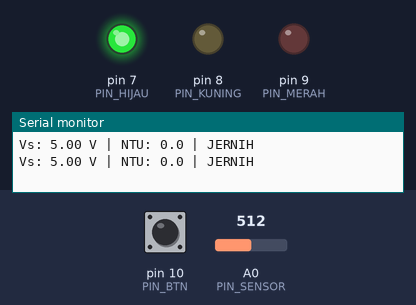
A sketch run on a simulated Arduino Uno, built with avr-gcc and run on an emulated ATmega328P. Shown: output pins drawn as LEDs (lit = HIGH), the last lines printed to the serial monitor. Dashed ring = blinking. The inputs (shaded band) are chosen by the test bench; at power-on: pin 10 (PIN_BTN) HIGH, A0 (PIN_SENSOR) = 512.

Above: at 1.2 s.
1.3 s: pin 10 (PIN_BTN) pulled LOW for 0.15 s
At 1.56 s:
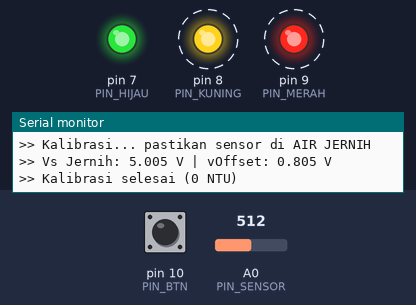
4.6 s: A0 (PIN_SENSOR) set to 306
At 5.6 s:
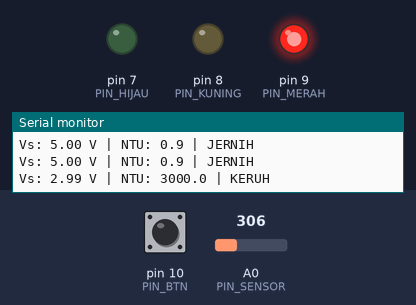
6.6 s: A0 (PIN_SENSOR) set to 511
At 8.1 s:
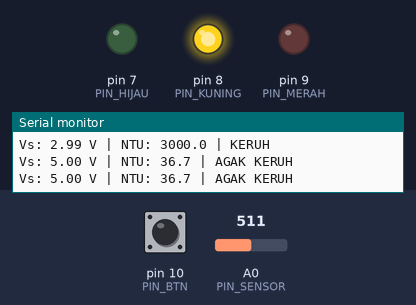
8.6 s: A0 (PIN_SENSOR) set to 716
At 9.5 s:
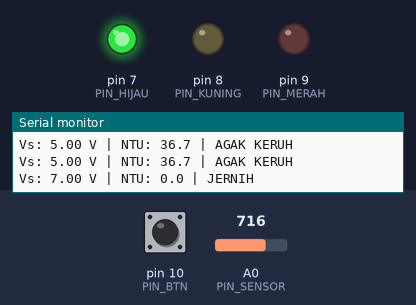
10.5 s: A0 (PIN_SENSOR) set to 122
At 12.1 s:
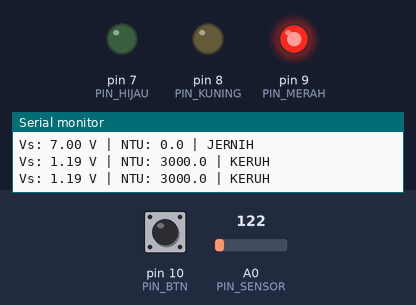
Timing chart, 0 to 13.5 s (numbered marks = the images above; inputs shaded):
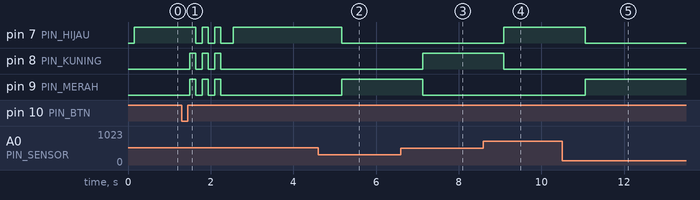

Measured:
- after the input at 1.3 s, pin 7 (PIN_HIJAU): goes LOW 0.15 s, HIGH 0.15 s, LOW 0.15 s, HIGH 0.15 s, LOW 0.30 s, then HIGH, starting after 0.34 s; pin 8 (PIN_KUNING), pin 9 (PIN_MERAH): alternates HIGH for 0.15 s and LOW for 0.15 s, 6 changes in all, then stays LOW, starting after 0.19 s
- after the input at 4.6 s, pin 7 (PIN_HIJAU): HIGH → LOW after 0.57 s; pin 9 (PIN_MERAH): LOW → HIGH after 0.57 s
- after the input at 6.6 s, pin 8 (PIN_KUNING): LOW → HIGH after 0.53 s; pin 9 (PIN_MERAH): HIGH → LOW after 0.53 s
- after the input at 8.6 s, pin 7 (PIN_HIJAU): LOW → HIGH after 0.49 s; pin 8 (PIN_KUNING): HIGH → LOW after 0.49 s
- after the input at 10.5 s, pin 7 (PIN_HIJAU): HIGH → LOW after 0.56 s; pin 9 (PIN_MERAH): LOW → HIGH after 0.56 s

The sketch:

turbidity.ino
```cpp
const int PIN_SENSOR = A0;   // Pin Analog sensor turbidity
const int PIN_BTN    = 10;   // Pin Tombol untuk Kalibrasi
const int PIN_HIJAU  = 7;    // Pin LED Hijau
const int PIN_KUNING = 8;    // Pin LED Kuning
const int PIN_MERAH  = 9;    // Pin LED Merah

const float V_REF         = 5.0;   // Tegangan referensi Arduino (5V)
const float DIVIDER_RATIO = 2.0;   // R1 = R2 = 10k (Pembagi tegangan)
const float V_JERNIH_REF  = 4.2;   // Tegangan acuan 0 NTU di 5V

// Batas status disesuaikan dengan Slide 2 PPT
const float BATAS_JERNIH = 5.0;    // NTU < 5    -> JERNIH
const float BATAS_AGAK   = 50.0;   // NTU 5 - 50 -> AGAK KERUH, selebihnya KERUH

float vOffset = 0.0;               // Sesuai PPT: vOffset

float bacaTegangan() {
  long total = 0;
  for (int i = 0; i < 30; i++) {
    total += analogRead(PIN_SENSOR);
    delay(5);
  }
  float rataAdc = total / 30.0;

  // Konversi ADC (0-1023) ke Tegangan Pin Arduino (0 - 5V)
  float vPin = (rataAdc / 1023.0) * V_REF * DIVIDER_RATIO;
  return vPin;
}

float hitungNTU(float vs) {
  float vc = vs - vOffset;                            // Koreksi tegangan (V' = Vs - Voff)
  if (vc < 2.5) return 3000;

  // Perbaikan rumus NTU sesuai PPT (operator perkalian '*' ditambahkan)
  float ntu = -1120.4 * (vc * vc) + (5742.3 * vc) - 4352.9;
  return ntu < 0 ? 0 : ntu;
}

void kalibrasi() {
  Serial.println(F(">> Kalibrasi... pastikan sensor di AIR JERNIH"));
  float vsJernih = bacaTegangan();
  vOffset = vsJernih - V_JERNIH_REF;                    // Voff = Vs,jernih - 4,2
  Serial.print(F(">> Vs Jernih: ")); Serial.print(vsJernih, 3);
  Serial.print(F(" V | vOffset: ")); Serial.print(vOffset, 3);
  Serial.println(F(" V"));
  Serial.println(F(">> Kalibrasi selesai (0 NTU)"));

  // Kedip semua LED sebagai tanda
  for (int i = 0; i < 3; i++) {
    digitalWrite(PIN_HIJAU, HIGH); digitalWrite(PIN_KUNING, HIGH); digitalWrite(PIN_MERAH, HIGH);
    delay(150);
    digitalWrite(PIN_HIJAU, LOW); digitalWrite(PIN_KUNING, LOW); digitalWrite(PIN_MERAH, LOW);
    delay(150);
  }
}

void setup() {
  Serial.begin(115200);
  pinMode(PIN_BTN, INPUT_PULLUP);
  pinMode(PIN_HIJAU, OUTPUT);
  pinMode(PIN_KUNING, OUTPUT);
  pinMode(PIN_MERAH, OUTPUT);

  Serial.println(F("Tekan tombol untuk kalibrasi (sensor di air jernih)"));
}

void loop() {
  if (digitalRead(PIN_BTN) == LOW) {
    delay(30);                      // debounce
    if (digitalRead(PIN_BTN) == LOW) {
      kalibrasi();
      while (digitalRead(PIN_BTN) == LOW);      // tunggu tombol dilepas
    }
  }

  float v   = bacaTegangan();
  float ntu = hitungNTU(v);

  String status = ""; // Perbaikan deklarasi String status

  // Matikan semua LED terlebih dahulu sebelum pengecekan kondisi
  digitalWrite(PIN_HIJAU, LOW);
  digitalWrite(PIN_KUNING, LOW);
  digitalWrite(PIN_MERAH, LOW);

  // Klasifikasi status berdasarkan Slide 2 PPT dan pengaturan LED
  if (ntu < BATAS_JERNIH) {
    status = "JERNIH";
    digitalWrite(PIN_HIJAU, HIGH); // LED Hijau menyala
  }
  else if (ntu <= BATAS_AGAK) {
    status = "AGAK KERUH";
    digitalWrite(PIN_KUNING, HIGH); // LED Kuning menyala
  }
  else {
    status = "KERUH";
    digitalWrite(PIN_MERAH, HIGH);  // LED Merah menyala
  }

  Serial.print(F("Vs: ")); Serial.print(v, 2);
  Serial.print(F(" V | NTU: ")); Serial.print(ntu, 1);
  Serial.print(F(" | ")); Serial.println(status);

  delay(500);
}
```
